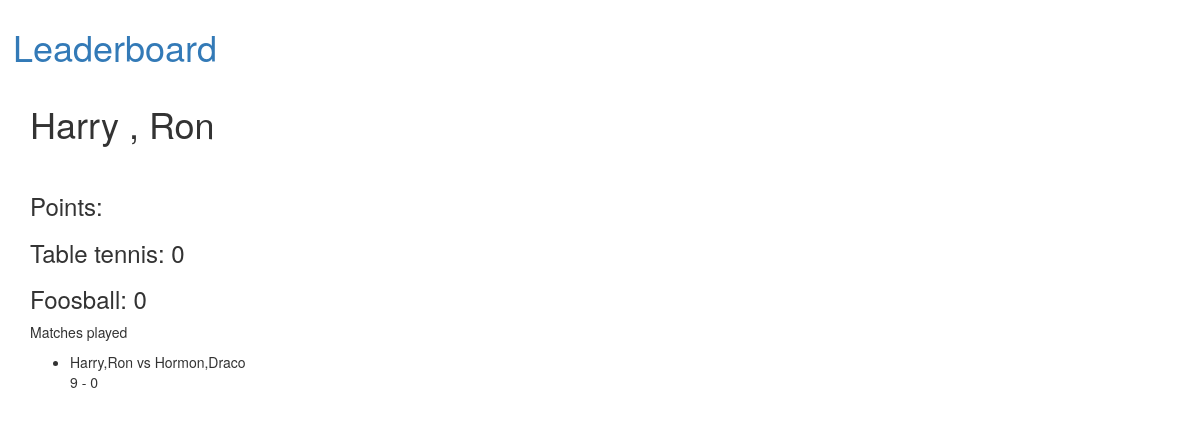
Page /team/5 on the committed database.
### competition/models.py (models this page shows, shortened)
class Team(models.Model):
	player1 = models.ForeignKey(Player,on_delete=models.CASCADE, related_name="first")
	player2 = models.ForeignKey(Player,on_delete=models.CASCADE, related_name="second")
	tt_points = models.IntegerField(default=0,blank=True,null=True)
	foosball_points = models.IntegerField(default=0,blank=True,null=True)
	class Meta:
		unique_together = ['player1','player2']
	def __str__(self):
		return self.player1.__str__() + ',' + self.player2.__str__()

class Player(models.Model):
	name = models.CharField(max_length=50)
	def __str__(self):
		return self.name

class Match(models.Model):
	team1 = models.ForeignKey(Team,on_delete=models.CASCADE, related_name="team1")
	team2 = models.ForeignKey(Team,on_delete=models.CASCADE, related_name="team2")
	team1_score = models.IntegerField(default=0)
	team2_score = models.IntegerField(default=0)
	game = models.CharField(max_length=10,choices=GAME_TYPES)
	comptn = models.ForeignKey(Competition,on_delete=models.CASCADE,blank=True,null=True,default=None)

### competition/views.py (the view)
# urls.py: re_path('team/(?P<pk>\d+)',teamDetail,name='team-detail'),
def teamDetail(request,pk):
	team = Team.objects.get(pk=pk)
	matches = Match.objects.filter( Q(team1=team) | Q(team2=team))
	content = {
		'team' : team,
		'matches' : matches
	}
	return render(request,'team/detail.html',{'content': content})

### competition/templates/team/detail.html
{% extends "base.html" %}
{% load static %}
{% block content %}
<h1>{{ content.team.player1 }} , {{ content.team.player2 }} </h1>
<br>
<h3> Points:</h3>
<h3>Table tennis: {{ content.team.tt_points }}</h3>
<h3>Foosball: {{ content.team.foosball_points }}</h3>
<p>Matches played
	<ul>
		{% for match in content.matches %}
		<li>{{ match.team1 }} vs {{ match.team2 }}</li>
		<p>{{ match.team1_score }} - {{ match.team2_score }}</p>
		{% endfor %}
	</ul>
</p>
{% endblock %}

### rows in the picture
Team: team.player1 "Harry", team.player2 "Ron", team.tt_points "0", team.foosball_points "0"
Match: team1 "Harry,Ron", team2 "Hormon,Draco", team1_score "9", team2_score "0"
